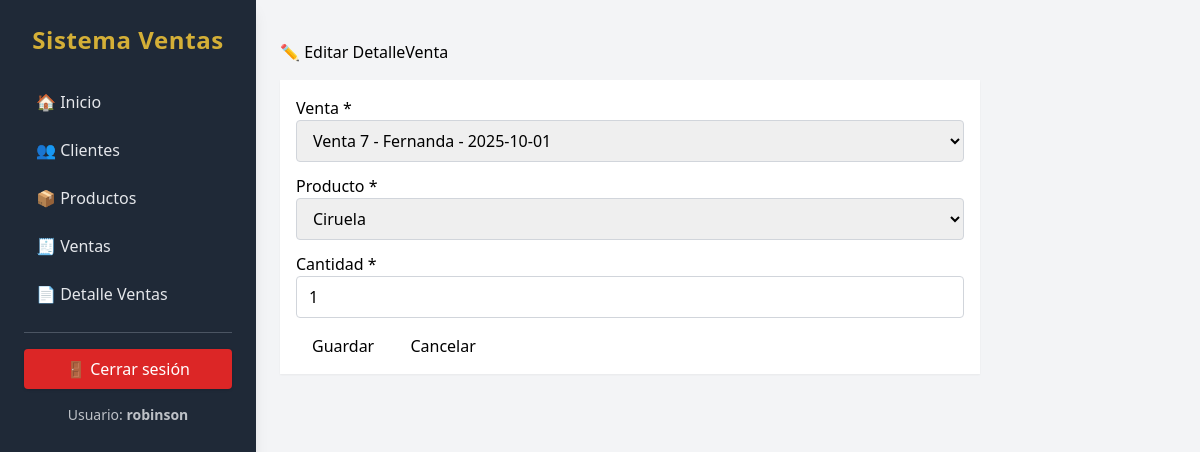
The page /detalleventas/20/edit/ (signed in) on the database its author committed.
### ventas/models.py (models this page shows, shortened)
class DetalleVenta(models.Model):
    venta = models.ForeignKey(Venta, on_delete=models.CASCADE)
    producto = models.ForeignKey(Producto, on_delete=models.CASCADE)
    cantidad = models.IntegerField()
    precio_unitario = models.DecimalField(max_digits=10, decimal_places=2)

### ventas/views.py (the view)
# urls.py: path('detalleventas/<int:pk>/edit/', views.DetalleVentaUpdate.as_view(), name='detalleventas_update'),
class DetalleVentaUpdate(GenericUpdateView):
    model = DetalleVenta
    fields = ['venta', 'producto', 'cantidad']
    model_name = "DetalleVenta"
    list_url = 'ventas:detalleventas_list'
    success_url = reverse_lazy('ventas:detalleventas_list')

### ventas/models.py (called while the page is built)
    def __str__(self):
        return self.nombre

    def __str__(self):
        return f"Venta {self.id} - {self.cliente.nombre} - {self.fecha.date()}"

### ventas/views.py (called while the page is built)
    def get_context_data(self, **kwargs):
        ctx = super().get_context_data(**kwargs)
        ctx['title'] = f"✏️ Editar {self.model_name}"
        ctx['model_name'] = self.model_name
        ctx['list_url'] = reverse_lazy(self.list_url)
        return ctx

    def get_form(self, form_class=None):
        form = super().get_form(form_class)
        for visible in form.visible_fields():
            visible.field.widget.attrs['class'] = (
                'w-full border border-gray-300 rounded px-3 py-2 '
                'focus:outline-none focus:ring-2 focus:ring-green-500 focus:border-green-500'
            )
        return form

### ventas/templates/ventas/form_generic.html (shortened to what this page needs)
{% extends 'base.html' %}
{% block content %}
<div class="container mt-4" style="max-width: 700px;">
    <h2 class="fw-bold text-success mb-4">{{ title }}</h2>
    <form method="post" class="bg-white p-4 rounded-3 shadow-sm">
        {% for field in form %}
            <div class="mb-3">
                <label class="form-label">
                    {{ field.label }}
                    {% if field.field.required %}
                        <span class="text-danger">*</span>
                    {% endif %}
                </label>
                {{ field }}
            </div>
        {% endfor %}
        <div class="mt-4 d-flex gap-2">
            <button type="submit" class="btn btn-success px-4">Guardar</button>
            <a href="{{ list_url }}" class="btn btn-secondary px-4">Cancelar</a>
        </div>
    </form>
</div>
{% endblock %}

### templates/base.html (shortened to what this page needs)
{% load static %}
<!DOCTYPE html>
<html lang="es">
<head>
    <script src="https://cdn.tailwindcss.com"></script>
</head>
<body class="bg-gray-100 min-h-screen flex font-sans">
    {% if user.is_authenticated %}
    {% if not hide_sidebar %}
    <aside class="hidden md:block w-64 bg-secondary text-gray-200 min-h-screen p-6 shadow-lg flex flex-col space-y-4">
        <h2 class="text-center text-2xl font-bold mb-6 tracking-wide text-accent">
            Sistema Ventas
        </h2>
        <nav class="space-y-1 flex flex-col">
            <a class="block py-2.5 px-3 rounded-lg hover:bg-gray-700 hover:text-white transition-colors duration-150 font-medium"
                href="{% url 'ventas:home' %}">🏠 Inicio</a>
            <a class="block py-2.5 px-3 rounded-lg hover:bg-gray-700 hover:text-white transition-colors duration-150 font-medium"
                href="{% url 'ventas:clientes_list' %}">👥 Clientes</a>
            <a class="block py-2.5 px-3 rounded-lg hover:bg-gray-700 hover:text-white transition-colors duration-150 font-medium"
                href="{% url 'ventas:productos_list' %}">📦 Productos</a>
            <a class="block py-2.5 px-3 rounded-lg hover:bg-gray-700 hover:text-white transition-colors duration-150 font-medium"
                href="{% url 'ventas:ventas_list' %}">🧾 Ventas</a>
            <a class="block py-2.5 px-3 rounded-lg hover:bg-gray-700 hover:text-white transition-colors duration-150 font-medium"
                href="{% url 'ventas:detalleventas_list' %}">📄 Detalle Ventas</a>
        </nav>
        <div class="border-t border-gray-600"></div>
        {% if user.is_authenticated %}
        <form method="post" action="{% url 'ventas:logout' %}">
            <button
                class="w-full py-2 px-3 rounded bg-red-600 hover:bg-red-700 transition text-white font-medium shadow">
                🚪 Cerrar sesión
            </button>
        </form>
        <p class="text-center text-sm opacity-80 mt-2">
            Usuario: <span class="font-semibold">{{ user.username }}</span>
        </p>
        {% endif %}
    </aside>
    {% endif %}
    {% endif %}
    <main class="flex-1 p-6 overflow-y-auto">
        {% block content %}{% endblock %}
    </main>
</body>
</html>

### ventas/templates/ventas/form_generic.html (style rules this page uses)
input, select { width: 100%; padding: 10px; border: 1px solid #ced4da; border-radius: 6px; }

### rows shown on the page
DetalleVenta: form "Venta 7 - Fernanda - 2025-10-01" "Ciruela" "1"

### other values the page prints
{{ user.username }} "robinson"
{{ title }} "✏️ Editar DetalleVenta"
{{ field.label }} "Venta" "Producto" "Cantidad"
